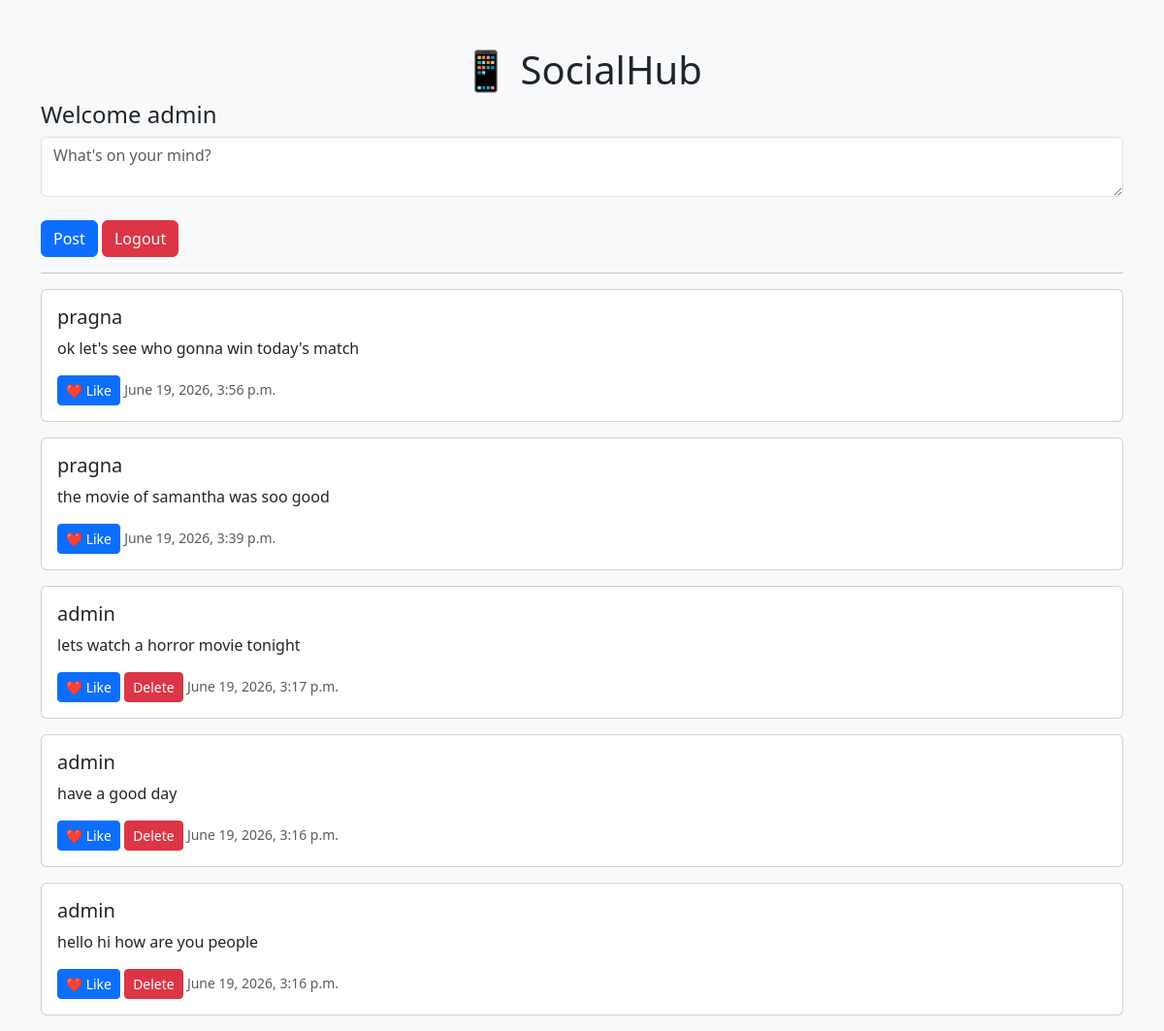
The app's page / (signed in) with its own data.
### social/models.py (models this page shows, shortened)
class Post(models.Model):
    user = models.ForeignKey(User, on_delete=models.CASCADE)
    content = models.TextField()
    created_at = models.DateTimeField(auto_now_add=True)

### social/views.py (the view)
# urls.py: path('', home, name='home'),
def home(request):
    posts = Post.objects.all().order_by('-created_at')
    return render(request, 'home.html', {'posts': posts})

### social/templates/home.html (shortened to what this page needs)
<!DOCTYPE html>
<html>
<head>
    <link href="https://cdn.jsdelivr.net/npm/bootstrap@5.3.3/dist/css/bootstrap.min.css" rel="stylesheet">
</head>
<body class="bg-light">
<div class="container mt-5">
    <h1 class="text-center">📱 SocialHub</h1>
    {% if user.is_authenticated %}
    <h4>Welcome {{ user.username }}</h4>
    <form method="POST" action="/create_post/">
        <textarea class="form-control"
                  name="content"
                  placeholder="What's on your mind?"
                  required></textarea>
        <br>
        <button class="btn btn-primary">
            Post
        </button>
        <a href="/logout/" class="btn btn-danger">
            Logout
        </a>
    </form>
    {% endif %}
    <hr>
    {% for post in posts %}
    <div class="card mb-3">
        <div class="card-body">
            <h5>{{ post.user.username }}</h5>
            <p>{{ post.content }}</p>
            <a href="{% url 'like_post' post.id %}" class="btn btn-primary btn-sm">
❤️ Like
</a>
            {% if post.user == request.user %}
<a href="{% url 'delete_post' post.id %}" class="btn btn-danger btn-sm">
Delete
</a>
{% endif %}
            <small class="text-muted">
                {{ post.created_at }}
            </small>
        </div>
    </div>
    {% endfor %}
</div>
</body>
</html>

### records on screen
Post: user.username "pragna", content "ok let's see who gonna win today's match", created_at "June 19, 2026, 3:56 p.m."
Post: user.username "pragna", content "the movie of samantha was soo good", created_at "June 19, 2026, 3:39 p.m."
Post: user.username "admin", content "lets watch a horror movie tonight", shows "Delete", created_at "June 19, 2026, 3:17 p.m."
Post: user.username "admin", content "have a good day", shows "Delete", created_at "June 19, 2026, 3:16 p.m."
Post: user.username "admin", content "hello hi how are you people", shows "Delete", created_at "June 19, 2026, 3:16 p.m."

### other values on screen
{{ user.username }} "admin"
